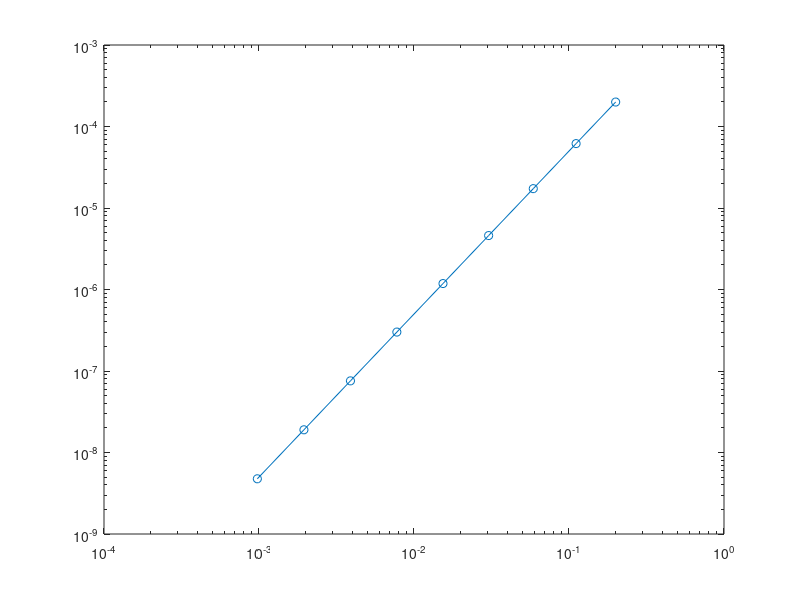

The MATLAB source for this figure: (Note: this script raises an error after producing the figure.)
clear; clc; close all; 

%% punto 1
%%%%%%%%%%%%%%%%%%%%%%%%%%%%%%%%%%%%%%%%%%%%%%%%%%%%%%%%%%%%%%%%%%%%%%%%%%%
% Discretizzazione problema di Poisson con differenza finite al variare
% dell'ampiezza della mesh
%%%%%%%%%%%%%%%%%%%%%%%%%%%%%%%%%%%%%%%%%%%%%%%%%%%%%%%%%%%%%%%%%%%%%%%%%%%

N = 2.^(2:10); 
tspan = [0, 1];
alpha = 1; beta = -1; % dati al bordo

% soluzione esatta se f = 1

% mi aspetto che l'errore sia nulla dal momento che le differenze finite
% centrate per la derivata seconda sono esatte per polinomi di grado 3.

% f = @(x) 1;
% u = @(x) -0.5*x.^2 - 1.5*x + 1;

% soluzione esatta se f(x) = sin(x)
u = @(x) sin(x) - (2+sin(1))*x +1;
f = @(x) sin(x);

err = zeros(length(N), 1);
H = zeros(length(N), 1);
for j = 1:length(N)
    n = N(j);
    h = 1/(n+1);
    H(j) = h; 
    x = linspace(tspan(1), tspan(2), n+2).';
    
    A = -(1/h^2) * spdiags(repmat([1, -2, 1], n, 1), -1:1, n, n);
    
    F = f(x(2:end-1));
    F(1) = F(1) + alpha/h^2;
    F(n) = F(n) + beta/h^2;
    
    U = [alpha; A\F; beta];
    
    err(j) = max(abs(u(x)-U));
end

figure; 
loglog(H, err, '-o', LineWidth=2, DisplayName='$\|u-u_h\|_\infty$');
hold on
grid on
loglog(H, err(length(N))*(H./H(length(N))).^2, '--r', DisplayName='$O(h^2)$')
legend(Location="best", Interpreter="latex")
title('Problema di Poisson con differenze finite', Interpreter='latex')


%% punto 2 (a)
%%%%%%%%%%%%%%%%%%%%%%%%%%%%%%%%%%%%%%%%%%%%%%%%%%%%%%%%%%%%%%%%%%%%%%%%%%%
% Equazione del calore con differenze finite
%%%%%%%%%%%%%%%%%%%%%%%%%%%%%%%%%%%%%%%%%%%%%%%%%%%%%%%%%%%%%%%%%%%%%%%%%%%
clear; clc;

u_0t = 0; u_1t = 0;
u_x0 = @(x) 100*sin(pi*x);

u = @(t, x) 100 * exp(-(pi^2)*t) .* sin(pi*x); % soluzione esatta

T = 0.2;
m = 2^10; % tempo
n = 2^10; % spazio

U = zeros(n+2, m+1);

t = linspace(0, T, m+1).';
x = linspace(0, 1, n+2).';

U(:, 1) = u_x0(x);
U(1, :) = u_0t * ones(1, m+1);
U(n+2, :) = u_1t * ones(1, m+1);

Dt = T/m;
h = 1/(n+1);

A = -(1/h^2) * spdiags(repmat([1, -2, 1], n, 1), -1:1, n, n);
A = eye(n) + Dt*A;
dA = decomposition(A); % per risolvere il sistema lineare in modo più efficiente

err = zeros(1, m);
for j=2:m+1
    
    F = U(2:n+1, j-1); % in questo problema f = 0
    
    U(2:end-1, j) = dA\F;
    err(j-1) = max(abs( u((j-1)*Dt, x) - U(:, j) ));

end

figure;
imagesc(t, x, U); colorbar eastoutside; axis xy
title('Equazione del calore', Interpreter='latex')
xlabel('Intervallo temporale')
ylabel('intervallo spaziale')


%%%%%%%%%%%%%%%%%%%%%%%%%%%%%%%%%%%%%%%%%%%%%%%%%%%%%%%%%%%%%%%%%%%%%%%%%%%
% Studio come l'errore dipende dal passo della discretizzazione Dt e h.
% In generale ho:
% errore del primo ordine in tempo; 
% errore del secondo ordine in spazio.
% Quindi si ha che errore = O(Dt) + O(h^2).
% Per studiare variazione errore in funzione di h impongo Dt = h^2
% Per studiare variazione errore in funzione di Dt impongo h = sqrt(Dt)
%%%%%%%%%%%%%%%%%%%%%%%%%%%%%%%%%%%%%%%%%%%%%%%%%%%%%%%%%%%%%%%%%%%%%%%%%%%

%%%%%%%%%%% Studio errore in funzione di h (errore in spazio) %%%%%%%%%%%%%

N = 2.^(4:10);

H = zeros(length(N), 1);
err_h = zeros(length(N), 1);

for j = 1:length(N)
    n = N(j);

    h = 1/(n+1);
    Dt = h^2; % per studiare variazione errore in funzione di h
    m = ceil(T/Dt);

    H(j) = h;


    U = zeros(n+2, m+1);

    t = linspace(0, T, m+1).';
    x = linspace(0, 1, n+2).';

    U(:, 1) = u_x0(x);
    U(1, :) = u_0t * ones(1, m+1);
    U(n+2, :) = u_1t * ones(1, m+1);

    A = -(1/h^2) * spdiags(repmat([1, -2, 1], n, 1), -1:1, n, n);
    A = eye(n) + Dt*A;
    dA = decomposition(A); % per risolvere il sistema lineare in modo più efficiente

    err = zeros(1, m);
    for jj=2:m+1

        F = U(2:n+1, jj-1); % in questo problema f = 0

        U(2:end-1, jj) = dA\F;
        err(jj-1) = max(abs( u((jj-1)*Dt, x) - U(:, jj) ));

    end

    err_h(j) = max(err);
    
end

figure; 
loglog(H, err_h, '-o', LineWidth=2, DisplayName='errore')
hold on
grid on
loglog(H, err_h(length(N))*(H./H(length(N))).^2, '--r', DisplayName='$O(h^2)$')
legend(Location="best", Interpreter='latex')
xlabel('step $h$')
ylabel('errore')
title("Errore equazione del calore in funzione del passo $h$", Interpreter='latex')


%%%%%%%%%%% Studio errore in funzione di Dt (errore in tempo) %%%%%%%%%%%%%

M = 2.^(4:10);
DT = zeros(length(M), 1);
err_t = zeros(length(M), 1);

for j = 1:length(M)
    m = M(j);
    Dt = T/m;
    DT(j) = Dt;
    h = sqrt(Dt); % per studiare variazione errore in funzione di Dt

    n = ceil(1/h)-1; 
    h = 1/(n+1);

    U = zeros(n+2, m+1);

    t = linspace(0, T, m+1).';
    x = linspace(0, 1, n+2).';

    U(:, 1) = u_x0(x);
    U(1, :) = u_0t * ones(1, m+1);
    U(n+2, :) = u_1t * ones(1, m+1);

    A = -(1/h^2) * spdiags(repmat([1, -2, 1], n, 1), -1:1, n, n);
    A = eye(n) + Dt*A;
    dA = decomposition(A); % per risolvere il sistema lineare in modo più efficiente

    err = zeros(1, m);
    for jj=2:m+1

        F = U(2:n+1, jj-1); % in questo problema f = 0

        U(2:end-1, jj) = dA\F;
        err(jj-1) = max(abs( u((jj-1)*Dt, x) - U(:, jj) ));

    end

    err_t(j) = max(err);

end

figure; 
loglog(DT, err_t, '-o', LineWidth=2, DisplayName='errore')
hold on
grid on
loglog(DT, err_t(length(M))*DT./DT(length(M)), '--r', DisplayName='$O(\Delta t)$')
legend(Location="best", Interpreter="latex")
xlabel('step $\Delta t$', Interpreter='latex')
ylabel('errore')

title("Errore equazione del calore in funzione dell'ampiezza $\Delta t$", Interpreter='latex')


%% Condizioni al bordo di Neumann
clear; clc; 

u_x0 = @(x) 0.4<= x & x <= 0.6; 

T = 0.2;
m = 2^10; % tempo
n = 2^10; % spazio

U = zeros(n+2, m+1);

t = linspace(0, T, m+1).';
x = linspace(0, 1, n+2).';

U(:, 1) = u_x0(x);

Dt = T/m;
h = 1/(n+1);

A = -(1/h^2) * spdiags(repmat([1, -2, 1], n+2, 1), -1:1, n+2, n+2);

A(1, 2) = -2/(h^2); A(n+2, n+1) = -2/(h^2); % valori di correzione per matrice A

% matrice dei sistemi lineari che devo risolvere ad ogni tempo
A = (1/Dt).*eye(n+2) + A; 
dA = decomposition(A); % per risolvere il sistema lineare in modo più efficiente

for j=2:m+1
    F = U(:, j-1)/Dt; % in questo problema f = 0

    U(:, j) = dA\F;
end


figure; 

mesh(t, x, U);
xlabel('Intervallo temporale')
ylabel('intervallo spaziale')

title('Equazione del calore con dati di Neumann', Interpreter='latex')
